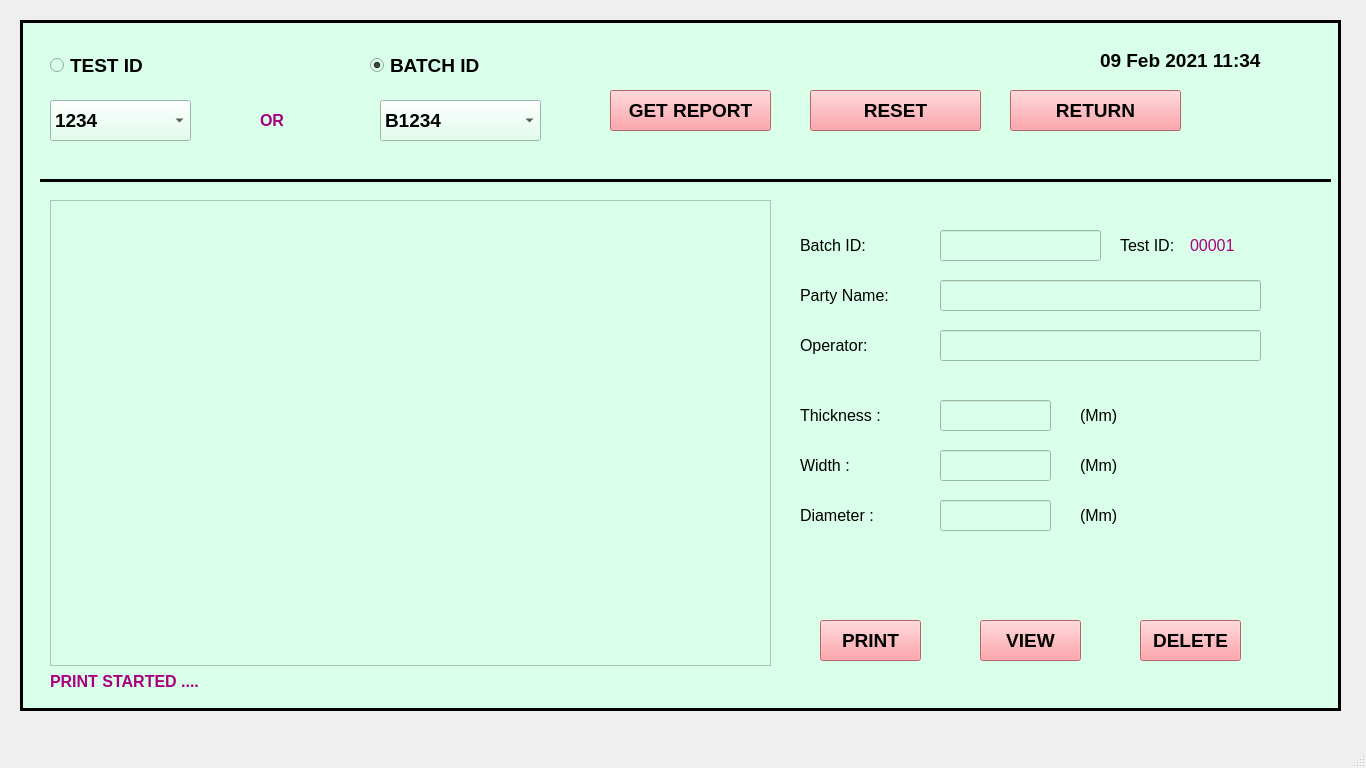
<?xml version="1.0" encoding="UTF-8"?>
<ui version="4.0">
 <class>MainWindow</class>
 <widget class="QMainWindow" name="MainWindow">
  <property name="geometry">
   <rect>
    <x>0</x>
    <y>0</y>
    <width>1366</width>
    <height>768</height>
   </rect>
  </property>
  <property name="windowTitle">
   <string>MainWindow</string>
  </property>
  <widget class="QWidget" name="centralwidget">
   <widget class="QFrame" name="frame_2">
    <property name="geometry">
     <rect>
      <x>20</x>
      <y>20</y>
      <width>1321</width>
      <height>691</height>
     </rect>
    </property>
    <property name="styleSheet">
     <string notr="true">background-color: rgb(217, 255, 235);</string>
    </property>
    <property name="frameShape">
     <enum>QFrame::Box</enum>
    </property>
    <property name="frameShadow">
     <enum>QFrame::Plain</enum>
    </property>
    <property name="lineWidth">
     <number>3</number>
    </property>
    <widget class="QLabel" name="label_9">
     <property name="geometry">
      <rect>
       <x>1080</x>
       <y>20</y>
       <width>211</width>
       <height>41</height>
      </rect>
     </property>
     <property name="font">
      <font>
       <family>Arial</family>
       <pointsize>14</pointsize>
       <weight>75</weight>
       <bold>true</bold>
      </font>
     </property>
     <property name="text">
      <string>09 Feb 2021 11:34</string>
     </property>
    </widget>
    <widget class="QPushButton" name="pushButton_9">
     <property name="geometry">
      <rect>
       <x>590</x>
       <y>70</y>
       <width>161</width>
       <height>41</height>
      </rect>
     </property>
     <property name="font">
      <font>
       <family>Arial</family>
       <pointsize>14</pointsize>
       <weight>75</weight>
       <bold>true</bold>
      </font>
     </property>
     <property name="styleSheet">
      <string notr="true">background-color: rgb(255, 138, 144);</string>
     </property>
     <property name="text">
      <string>GET REPORT</string>
     </property>
    </widget>
    <widget class="QPushButton" name="pushButton_10">
     <property name="geometry">
      <rect>
       <x>790</x>
       <y>70</y>
       <width>171</width>
       <height>41</height>
      </rect>
     </property>
     <property name="font">
      <font>
       <family>Arial</family>
       <pointsize>14</pointsize>
       <weight>75</weight>
       <bold>true</bold>
      </font>
     </property>
     <property name="styleSheet">
      <string notr="true">background-color: rgb(255, 138, 144);</string>
     </property>
     <property name="text">
      <string>RESET</string>
     </property>
    </widget>
    <widget class="Line" name="line_2">
     <property name="geometry">
      <rect>
       <x>20</x>
       <y>150</y>
       <width>1291</width>
       <height>21</height>
      </rect>
     </property>
     <property name="frameShadow">
      <enum>QFrame::Plain</enum>
     </property>
     <property name="lineWidth">
      <number>3</number>
     </property>
     <property name="orientation">
      <enum>Qt::Horizontal</enum>
     </property>
    </widget>
    <widget class="QComboBox" name="comboBox_2">
     <property name="geometry">
      <rect>
       <x>30</x>
       <y>80</y>
       <width>141</width>
       <height>41</height>
      </rect>
     </property>
     <property name="font">
      <font>
       <family>Arial</family>
       <pointsize>14</pointsize>
       <weight>75</weight>
       <bold>true</bold>
      </font>
     </property>
     <item>
      <property name="text">
       <string>1234</string>
      </property>
     </item>
     <item>
      <property name="text">
       <string>232</string>
      </property>
     </item>
     <item>
      <property name="text">
       <string>12344</string>
      </property>
     </item>
     <item>
      <property name="text">
       <string>3434</string>
      </property>
     </item>
     <item>
      <property name="text">
       <string>3444</string>
      </property>
     </item>
     <item>
      <property name="text">
       <string>34444</string>
      </property>
     </item>
    </widget>
    <widget class="QPushButton" name="pushButton_11">
     <property name="geometry">
      <rect>
       <x>800</x>
       <y>600</y>
       <width>101</width>
       <height>41</height>
      </rect>
     </property>
     <property name="font">
      <font>
       <family>Arial</family>
       <pointsize>14</pointsize>
       <weight>75</weight>
       <bold>true</bold>
      </font>
     </property>
     <property name="styleSheet">
      <string notr="true">background-color: rgb(255, 138, 144);</string>
     </property>
     <property name="text">
      <string>PRINT</string>
     </property>
    </widget>
    <widget class="QPushButton" name="pushButton_12">
     <property name="geometry">
      <rect>
       <x>990</x>
       <y>70</y>
       <width>171</width>
       <height>41</height>
      </rect>
     </property>
     <property name="font">
      <font>
       <family>Arial</family>
       <pointsize>14</pointsize>
       <weight>75</weight>
       <bold>true</bold>
      </font>
     </property>
     <property name="styleSheet">
      <string notr="true">background-color: rgb(255, 138, 144);</string>
     </property>
     <property name="text">
      <string>RETURN</string>
     </property>
    </widget>
    <widget class="QLabel" name="label_13">
     <property name="geometry">
      <rect>
       <x>780</x>
       <y>380</y>
       <width>121</width>
       <height>31</height>
      </rect>
     </property>
     <property name="font">
      <font>
       <family>Arial</family>
       <pointsize>12</pointsize>
       <weight>50</weight>
       <bold>false</bold>
      </font>
     </property>
     <property name="text">
      <string>Thickness :</string>
     </property>
    </widget>
    <widget class="QLineEdit" name="lineEdit_4">
     <property name="geometry">
      <rect>
       <x>920</x>
       <y>380</y>
       <width>111</width>
       <height>31</height>
      </rect>
     </property>
     <property name="font">
      <font>
       <family>Arial</family>
       <pointsize>12</pointsize>
       <weight>50</weight>
       <bold>false</bold>
      </font>
     </property>
     <property name="readOnly">
      <bool>true</bool>
     </property>
    </widget>
    <widget class="QLabel" name="label_15">
     <property name="geometry">
      <rect>
       <x>1060</x>
       <y>380</y>
       <width>51</width>
       <height>31</height>
      </rect>
     </property>
     <property name="font">
      <font>
       <family>Arial</family>
       <pointsize>12</pointsize>
       <weight>50</weight>
       <bold>false</bold>
      </font>
     </property>
     <property name="text">
      <string>(Mm)</string>
     </property>
    </widget>
    <widget class="QLabel" name="label_23">
     <property name="geometry">
      <rect>
       <x>1170</x>
       <y>210</y>
       <width>91</width>
       <height>31</height>
      </rect>
     </property>
     <property name="font">
      <font>
       <family>Arial</family>
       <pointsize>12</pointsize>
       <weight>50</weight>
       <bold>false</bold>
      </font>
     </property>
     <property name="styleSheet">
      <string notr="true">color: rgb(170, 0, 127);</string>
     </property>
     <property name="text">
      <string>00001</string>
     </property>
    </widget>
    <widget class="QLabel" name="label_24">
     <property name="geometry">
      <rect>
       <x>780</x>
       <y>310</y>
       <width>121</width>
       <height>31</height>
      </rect>
     </property>
     <property name="font">
      <font>
       <family>Arial</family>
       <pointsize>12</pointsize>
       <weight>50</weight>
       <bold>false</bold>
      </font>
     </property>
     <property name="text">
      <string>Operator:</string>
     </property>
    </widget>
    <widget class="QLabel" name="label_25">
     <property name="geometry">
      <rect>
       <x>780</x>
       <y>260</y>
       <width>131</width>
       <height>31</height>
      </rect>
     </property>
     <property name="font">
      <font>
       <family>Arial</family>
       <pointsize>12</pointsize>
       <weight>50</weight>
       <bold>false</bold>
      </font>
     </property>
     <property name="text">
      <string>Party Name:</string>
     </property>
    </widget>
    <widget class="QLineEdit" name="lineEdit_10">
     <property name="geometry">
      <rect>
       <x>920</x>
       <y>260</y>
       <width>321</width>
       <height>31</height>
      </rect>
     </property>
     <property name="font">
      <font>
       <family>Arial</family>
       <pointsize>12</pointsize>
       <weight>50</weight>
       <bold>false</bold>
      </font>
     </property>
     <property name="readOnly">
      <bool>true</bool>
     </property>
    </widget>
    <widget class="QLabel" name="label_26">
     <property name="geometry">
      <rect>
       <x>1100</x>
       <y>210</y>
       <width>61</width>
       <height>31</height>
      </rect>
     </property>
     <property name="font">
      <font>
       <family>Arial</family>
       <pointsize>12</pointsize>
       <weight>50</weight>
       <bold>false</bold>
      </font>
     </property>
     <property name="text">
      <string>Test ID:</string>
     </property>
    </widget>
    <widget class="QLineEdit" name="lineEdit_11">
     <property name="geometry">
      <rect>
       <x>920</x>
       <y>310</y>
       <width>321</width>
       <height>31</height>
      </rect>
     </property>
     <property name="font">
      <font>
       <family>Arial</family>
       <pointsize>12</pointsize>
       <weight>50</weight>
       <bold>false</bold>
      </font>
     </property>
     <property name="readOnly">
      <bool>true</bool>
     </property>
    </widget>
    <widget class="QLabel" name="label_27">
     <property name="geometry">
      <rect>
       <x>780</x>
       <y>210</y>
       <width>111</width>
       <height>31</height>
      </rect>
     </property>
     <property name="font">
      <font>
       <family>Arial</family>
       <pointsize>12</pointsize>
       <weight>50</weight>
       <bold>false</bold>
      </font>
     </property>
     <property name="text">
      <string>Batch ID:</string>
     </property>
    </widget>
    <widget class="QLineEdit" name="lineEdit_12">
     <property name="geometry">
      <rect>
       <x>920</x>
       <y>210</y>
       <width>161</width>
       <height>31</height>
      </rect>
     </property>
     <property name="font">
      <font>
       <family>Arial</family>
       <pointsize>12</pointsize>
       <weight>50</weight>
       <bold>false</bold>
      </font>
     </property>
     <property name="readOnly">
      <bool>true</bool>
     </property>
    </widget>
    <widget class="QLabel" name="label_17">
     <property name="geometry">
      <rect>
       <x>1060</x>
       <y>480</y>
       <width>41</width>
       <height>31</height>
      </rect>
     </property>
     <property name="font">
      <font>
       <family>Arial</family>
       <pointsize>12</pointsize>
       <weight>50</weight>
       <bold>false</bold>
      </font>
     </property>
     <property name="text">
      <string>(Mm)</string>
     </property>
    </widget>
    <widget class="QLabel" name="label_18">
     <property name="geometry">
      <rect>
       <x>1060</x>
       <y>430</y>
       <width>41</width>
       <height>31</height>
      </rect>
     </property>
     <property name="font">
      <font>
       <family>Arial</family>
       <pointsize>12</pointsize>
       <weight>50</weight>
       <bold>false</bold>
      </font>
     </property>
     <property name="text">
      <string>(Mm)</string>
     </property>
    </widget>
    <widget class="QLabel" name="label_19">
     <property name="geometry">
      <rect>
       <x>780</x>
       <y>480</y>
       <width>91</width>
       <height>31</height>
      </rect>
     </property>
     <property name="font">
      <font>
       <family>Arial</family>
       <pointsize>12</pointsize>
       <weight>50</weight>
       <bold>false</bold>
      </font>
     </property>
     <property name="text">
      <string>Diameter :</string>
     </property>
    </widget>
    <widget class="QLineEdit" name="lineEdit_7">
     <property name="geometry">
      <rect>
       <x>920</x>
       <y>480</y>
       <width>111</width>
       <height>31</height>
      </rect>
     </property>
     <property name="font">
      <font>
       <family>Arial</family>
       <pointsize>12</pointsize>
       <weight>50</weight>
       <bold>false</bold>
      </font>
     </property>
     <property name="readOnly">
      <bool>true</bool>
     </property>
    </widget>
    <widget class="QLineEdit" name="lineEdit_8">
     <property name="geometry">
      <rect>
       <x>920</x>
       <y>430</y>
       <width>111</width>
       <height>31</height>
      </rect>
     </property>
     <property name="font">
      <font>
       <family>Arial</family>
       <pointsize>12</pointsize>
       <weight>50</weight>
       <bold>false</bold>
      </font>
     </property>
     <property name="readOnly">
      <bool>true</bool>
     </property>
    </widget>
    <widget class="QLabel" name="label_20">
     <property name="geometry">
      <rect>
       <x>780</x>
       <y>430</y>
       <width>111</width>
       <height>31</height>
      </rect>
     </property>
     <property name="font">
      <font>
       <family>Arial</family>
       <pointsize>12</pointsize>
       <weight>50</weight>
       <bold>false</bold>
      </font>
     </property>
     <property name="text">
      <string>Width :</string>
     </property>
    </widget>
    <widget class="QPushButton" name="pushButton_13">
     <property name="geometry">
      <rect>
       <x>960</x>
       <y>600</y>
       <width>101</width>
       <height>41</height>
      </rect>
     </property>
     <property name="font">
      <font>
       <family>Arial</family>
       <pointsize>14</pointsize>
       <weight>75</weight>
       <bold>true</bold>
      </font>
     </property>
     <property name="styleSheet">
      <string notr="true">background-color: rgb(255, 138, 144);</string>
     </property>
     <property name="text">
      <string>VIEW</string>
     </property>
    </widget>
    <widget class="QPushButton" name="pushButton_14">
     <property name="geometry">
      <rect>
       <x>1120</x>
       <y>600</y>
       <width>101</width>
       <height>41</height>
      </rect>
     </property>
     <property name="font">
      <font>
       <family>Arial</family>
       <pointsize>14</pointsize>
       <weight>75</weight>
       <bold>true</bold>
      </font>
     </property>
     <property name="styleSheet">
      <string notr="true">background-color: rgb(255, 138, 144);</string>
     </property>
     <property name="text">
      <string>DELETE</string>
     </property>
    </widget>
    <widget class="QRadioButton" name="radioButton">
     <property name="geometry">
      <rect>
       <x>30</x>
       <y>30</y>
       <width>101</width>
       <height>31</height>
      </rect>
     </property>
     <property name="font">
      <font>
       <family>Arial</family>
       <pointsize>14</pointsize>
       <weight>75</weight>
       <bold>true</bold>
      </font>
     </property>
     <property name="text">
      <string>TEST ID </string>
     </property>
    </widget>
    <widget class="QRadioButton" name="radioButton_2">
     <property name="geometry">
      <rect>
       <x>350</x>
       <y>30</y>
       <width>171</width>
       <height>31</height>
      </rect>
     </property>
     <property name="font">
      <font>
       <family>Arial</family>
       <pointsize>14</pointsize>
       <weight>75</weight>
       <bold>true</bold>
      </font>
     </property>
     <property name="text">
      <string>BATCH ID</string>
     </property>
     <property name="checked">
      <bool>true</bool>
     </property>
    </widget>
    <widget class="QComboBox" name="comboBox_3">
     <property name="geometry">
      <rect>
       <x>360</x>
       <y>80</y>
       <width>161</width>
       <height>41</height>
      </rect>
     </property>
     <property name="font">
      <font>
       <family>Arial</family>
       <pointsize>14</pointsize>
       <weight>75</weight>
       <bold>true</bold>
      </font>
     </property>
     <item>
      <property name="text">
       <string>B1234</string>
      </property>
     </item>
     <item>
      <property name="text">
       <string>B232</string>
      </property>
     </item>
     <item>
      <property name="text">
       <string>B12344</string>
      </property>
     </item>
     <item>
      <property name="text">
       <string>3434</string>
      </property>
     </item>
     <item>
      <property name="text">
       <string>3444</string>
      </property>
     </item>
     <item>
      <property name="text">
       <string>34444</string>
      </property>
     </item>
    </widget>
    <widget class="QLabel" name="label_22">
     <property name="geometry">
      <rect>
       <x>240</x>
       <y>80</y>
       <width>31</width>
       <height>41</height>
      </rect>
     </property>
     <property name="font">
      <font>
       <family>Arial</family>
       <pointsize>12</pointsize>
       <weight>75</weight>
       <bold>true</bold>
      </font>
     </property>
     <property name="styleSheet">
      <string notr="true">color: rgb(170, 0, 127);</string>
     </property>
     <property name="text">
      <string>OR</string>
     </property>
    </widget>
    <widget class="QWidget" name="">
     <property name="geometry">
      <rect>
       <x>30</x>
       <y>180</y>
       <width>721</width>
       <height>491</height>
      </rect>
     </property>
     <layout class="QGridLayout" name="gridLayout">
      <item row="0" column="0">
       <widget class="QGraphicsView" name="graphicsView"/>
      </item>
      <item row="1" column="0">
       <widget class="QLabel" name="label_21">
        <property name="font">
         <font>
          <family>Arial</family>
          <pointsize>12</pointsize>
          <weight>75</weight>
          <bold>true</bold>
         </font>
        </property>
        <property name="styleSheet">
         <string notr="true">color: rgb(170, 0, 127);</string>
        </property>
        <property name="text">
         <string>PRINT STARTED ....</string>
        </property>
       </widget>
      </item>
     </layout>
    </widget>
   </widget>
  </widget>
  <widget class="QMenuBar" name="menubar">
   <property name="geometry">
    <rect>
     <x>0</x>
     <y>0</y>
     <width>1366</width>
     <height>21</height>
    </rect>
   </property>
  </widget>
  <widget class="QStatusBar" name="statusbar"/>
 </widget>
 <resources/>
 <connections/>
</ui>
